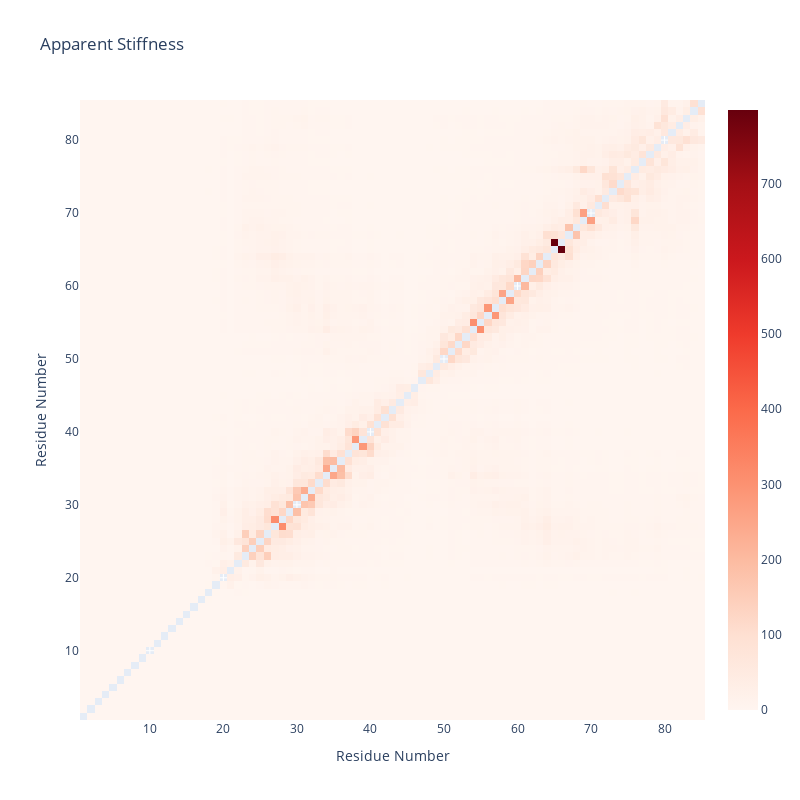

This figure's notebook cell:
### Markdown cell above
Plotting the **Apparent Stiffness** matrix:

### Code cell
y = np.array(pcz_stiffness_report['stiffness'])
x = list(range(1,len(y)))

plotly.offline.init_notebook_mode(connected=True)

fig = {
    "data": [go.Heatmap(x=x, y=x, z=y, type = 'heatmap', colorscale = 'reds')],
    "layout": go.Layout(title="Apparent Stiffness",
                        xaxis=dict(title = "Residue Number"),
                        yaxis=dict(title = "Residue Number"),
                        width=800, height=800
                       )
}

plotly.offline.iplot(fig)

### Figure 1 — Plotly figure (JSON) as saved in the notebook; plotly's stock layout.template omitted (floating-point values rounded to 4 significant figures; data arrays with more than 128 entries replaced by an {"elided": "..."} marker saying what was removed)
{"data": [{"colorscale": [[0, "rgb(255,245,240)"], [0.125, "rgb(254,224,210)"], [0.25, "rgb(252,187,161)"], [0.375, "rgb(252,146,114)"], [0.5, "rgb(251,106,74)"], [0.625, "rgb(239,59,44)"], [0.75, "rgb(203,24,29)"], [0.875, "rgb(165,15,21)"], [1, "rgb(103,0,13)"]], "type": "heatmap", "x": [1, 2, 3, 4, 5, 6, 7, 8, 9, 10, 11, 12, 13, 14, 15, 16, 17, 18, 19, 20, 21, 22, 23, 24, 25, 26, 27, 28, 29, 30, 31, 32, 33, 34, 35, 36, 37, 38, 39, 40, 41, 42, 43, 44, 45, 46, 47, 48, 49, 50, 51, 52, 53, 54, 55, 56, 57, 58, 59, 60, 61, 62, 63, 64, 65, 66, 67, 68, 69, 70, 71, 72, 73, 74, 75, 76, 77, 78, 79, 80, 81, 82, 83, 84], "y": [1, 2, 3, 4, 5, 6, 7, 8, 9, 10, 11, 12, 13, 14, 15, 16, 17, 18, 19, 20, 21, 22, 23, 24, 25, 26, 27, 28, 29, 30, 31, 32, 33, 34, 35, 36, 37, 38, 39, 40, 41, 42, 43, 44, 45, 46, 47, 48, 49, 50, 51, 52, 53, 54, 55, 56, 57, 58, 59, 60, 61, 62, 63, 64, 65, 66, 67, 68, 69, 70, 71, 72, 73, 74, 75, 76, 77, 78, 79, 80, 81, 82, 83, 84], "z": {"elided": "85x85 float values"}}], "layout": {"height": 800, "title": {"text": "Apparent Stiffness"}, "width": 800, "xaxis": {"title": {"text": "Residue Number"}}, "yaxis": {"title": {"text": "Residue Number"}}}}
